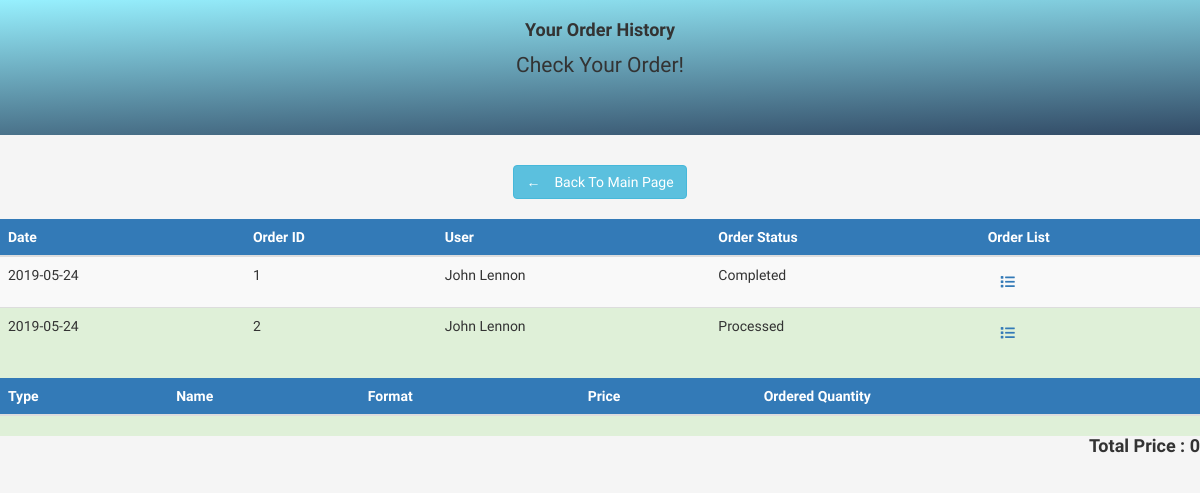
The page /forms/order_history.php (signed in) on the database its author committed.
### tables this page shows
CREATE TABLE `orders` (
  `order_id` int(11) NOT NULL,
  `order_date` date NOT NULL,
  `order_quantity_s` text NOT NULL,
  `order_quantity_a` text NOT NULL,
  `order_list_s` text NOT NULL,
  `order_list_a` text NOT NULL,
  `order_user_id` int(11) NOT NULL,
  `order_status` char(11) NOT NULL DEFAULT 'Processed'
);

CREATE TABLE `users` (
  `user_id` int(11) NOT NULL,
  `user_type` char(1) NOT NULL DEFAULT 'U',
  `user_fname` varchar(50) NOT NULL,
  `user_lname` varchar(50) NOT NULL,
  `user_address` text NOT NULL,
  `user_phone` text NOT NULL,
  `user_email` text NOT NULL,
  `user_password` varchar(50) NOT NULL,
  `user_date` date NOT NULL,
  `user_status` char(1) NOT NULL DEFAULT 'A'
);

### functions/connection.php (called while the page is built, shortened)
<?php
class Datebase{
    private $servername = "localhost";
    private $username = "root";
    private $password = "";
    private $datebase = "portfolio";
    public function __construct()
    {
        $this->conn = new mysqli($this->servername, $this->username, $this->password, $this->datebase);
        if($this->conn->connect_error){
            die("Connection Error:".$this->conn->connect_error);
        }else{
            return $this->conn;
        }
    }
}
?>

### functions/portDAO.php (called while the page is built, shortened)
<?php
    require 'connection.php';
    class PortAccessObject extends Datebase{
        public function retrieveAllOrderPart($user_id){
            $sql = "SELECT * ,(order_quantity_s + order_quantity_a) AS total_quantity FROM orders
            JOIN users ON users.user_id = orders.order_user_id
            WHERE orders.order_user_id = '$user_id'
            ORDER BY order_date DESC";
            $result = $this->conn->query($sql);
            $rows = array();
            while($row=$result->fetch_assoc()){
                $rows[] = $row;
            }
            return $rows;
        }
    }

### forms/order_history.php (the view, shortened to what this page needs)
<?php
        require '../functions/portDAO.php';
        $portdao = new PortAccessObject;
        $orderlist = $portdao->retrieveAllOrderPart($_SESSION['id']);
?>
<!doctype html>
<html class="no-js" lang="en">
<head>
    <link rel="stylesheet" href="css/bootstrap.min.css">
    <link rel="stylesheet" href="css/font-awesome.min.css">
    <link rel="stylesheet" href="css/owl.carousel.css">
    <link rel="stylesheet" href="css/owl.theme.css">
    <link rel="stylesheet" href="css/owl.transitions.css">
    <link rel="stylesheet" href="css/animate.css">
    <link rel="stylesheet" href="css/normalize.css">
    <link rel="stylesheet" href="css/meanmenu.min.css">
    <link rel="stylesheet" href="css/main.css">
    <link rel="stylesheet" href="css/morrisjs/morris.css">
    <link rel="stylesheet" href="css/scrollbar/jquery.mCustomScrollbar.min.css">
    <link rel="stylesheet" href="css/metisMenu/metisMenu.min.css">
    <link rel="stylesheet" href="css/metisMenu/metisMenu-vertical.css">
    <link rel="stylesheet" href="css/calendar/fullcalendar.min.css">
    <link rel="stylesheet" href="css/calendar/fullcalendar.print.min.css">
    <link rel="stylesheet" href="style.css">
    <link rel="stylesheet" href="css/responsive.css">
    <link rel="stylesheet" href="https://use.fontawesome.com/releases/v5.8.2/css/all.css">
</head>
<body>
        <div class="jumbotron text-center" id="head">
                <h4>Your Order History</h4>
                <p>Check Your Order!</p>
                <br>
        </div>
        <div class="container text-center">
            <a href="../index.php#services-section" role="button" class="btn btn-info">←　Back To Main Page</a>
        </div>
        <br>
                    <div class="container-fluid">
                        <div class="row">
                            <div class="col-12">
                                <div class="table-responsive table--no-card  bg-success m-b-30">
                                    <table class="table table-borderless table-striped table-earning">
                                        <thead class="bg-primary">
                                            <tr>
                                                <th>Date</th>
                                                <th>Order ID</th>
                                                <th>User</th>
                                                <th>Order Status</th>
                                                <th>Order List</th>
                                            </tr>
                                        </thead>
                                             <?php
                                                foreach($orderlist as $key=>$value){
                                                    echo "<tr>";
                                                        echo "<td>".$value['order_date']."</td>";
                                                        echo "<td>".$value['order_id']."</td>";
                                                        echo "<td>".$value['user_fname']." ".$value['user_lname']."</td>";
                                                        echo "<td>".$value['order_status']."</td>";
                                                        echo "<td><a href='order_history.php?list_id=".$value['order_id']."' role='button' class='btn'><i class='fas fa-list'></i></a></td>";
                                                    echo "</tr>";
                                                }
                                            ?>
                                    </table>
                                </div>
                            </div>
                            <div class="col-12">
                                <div class="table-responsive table--no-card  bg-success m-b-30">
                                    <table class="table table-borderless table-striped table-earning">
                                                <thead class="bg-primary">
                                                    <tr>
                                                        <th>Type</th>
                                                        <th>Name</th>
                                                        <th>Format</th>
                                                        <th>Price</th>
                                                        <th>Ordered Quantity</th>
                                                    </tr>
                                                </thead>
                                                    <?php
                                                    $total = 0;
                                                    ?>
                                      </table>
                                </div>
                                <?php echo "<div class='pull-right'><h4>Total Price : ".$total."</h4></div>"; ?>
                            </div>
                          </div>
                        </div>
</body>
</html>

### forms/css/main.css (style rules this page uses)
html { color: #222; font-size: 1em; line-height: 1.4; }

### forms/style.css (style rules this page uses)
html, body { height: 100%; font-family: 'Play', sans-serif;font-weight:400;background:#f5f5f5; }
p { margin:0 0 15px; }
h1, h2, h3, h4, h5, h6 { margin: 0 0 10px; font-weight:700; }
a { transition: all 0.3s ease 0s;text-decoration:none; }
a:visited, a:link, a:active { text-decoration: none; }

### forms/order_history.php (style rules this page uses)
#head { background: -webkit-linear-gradient(178deg, #97f0fe 0%, #324b66 100%); background: linear-gradient(178deg, #97f0fe 0%, #324b66 100%); padding: 20px 0px; text-align: center; }

### rows shown on the page
orders: order_date "2019-05-24", order_id "1", users.user_fname "John", users.user_lname "Lennon", order_status "Completed"
orders: order_date "2019-05-24", order_id "2", users.user_fname "John", users.user_lname "Lennon", order_status "Processed"

### other values the page prints
$total "0"
